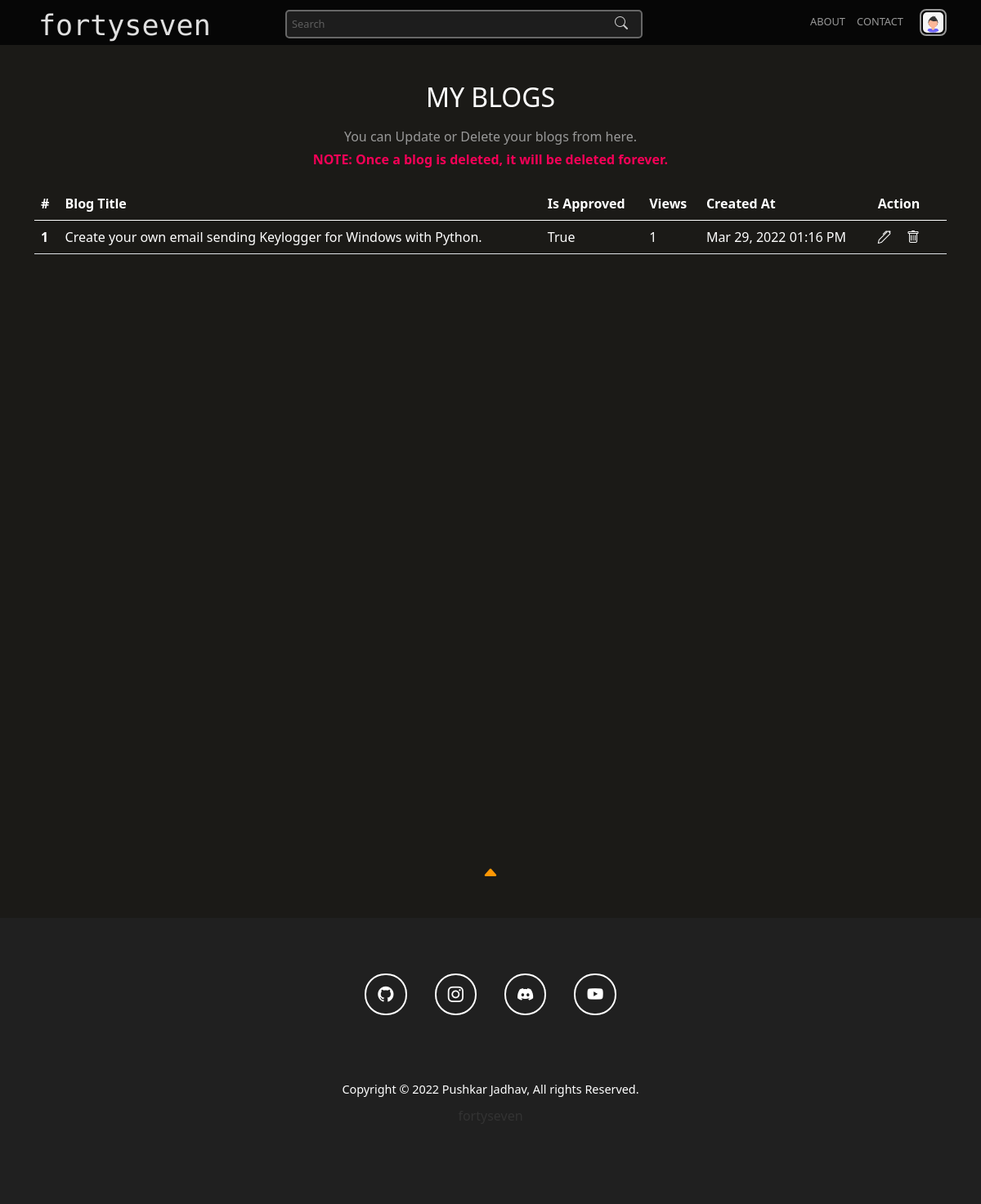
Page /myBlogs/ (signed in) on the committed database.
### blogs/models.py (models this page shows, shortened)
class Blog(models.Model):
    title = models.CharField(max_length=1000)
    gist = models.CharField(max_length=1000)
    content = FroalaField()
    slug = models.SlugField(max_length=1000, null=True, blank=True)
    image = models.ImageField(null=True, blank=True, upload_to='blogs')
    user = models.ForeignKey(User, blank=True , null=True , on_delete=models.CASCADE)
    created_at = models.DateTimeField(auto_now_add=True)
    upload_to = models.DateTimeField(auto_now=True)
    is_approved = models.BooleanField(default=False)
    approved_at = models.CharField(max_length=255, null=True, blank=True)
    approved_by = models.CharField(max_length=255, null=True, blank=True)
    views = models.ManyToManyField(ViewsModel, related_name="post_views", blank=True)
    def total_views(self):
        return self.views.count()

### blogs/views.py (the view)
# urls.py: path('myBlogs/', views.my_blogs, name='my-blogs'),
def my_blogs(request):
    context = {}
    if not (request.user.is_authenticated and request.user.is_staff):
        return redirect('/')
    else:
        try:
            blog_objs = Blog.objects.filter(user = request.user)
            context['blogs_obj'] = blog_objs
        except Exception as e:
            print(e)
        return render(request, 'my-blogs.html', context)

### template/my-blogs.html (shortened to what this page needs)
{% extends "base.html" %}
{% block start %}
{% load static %}
<div class="container my-blogs-container">
  <div class="row my-blogs-head-row">
    <div class="col-lg-12 my-blogs-head">
        <h1>MY BLOGS</h1>
        <h6>You can Update or Delete your blogs from here.</h6>
        <h6><strong>NOTE: Once a blog is deleted, it will be deleted forever.</strong></h6>
    </div>
  </div>
  <div class="row my-blogs-row">
    <div class="col-lg-12 actual-table">
      <table class="table">
        <thead>
          <tr>
            <th scope="col">#</th>
            <th scope="col">Blog Title</th>
            <th scope="col">Is Approved</th>
            <th scope="col">Views</th>
            <th scope="col">Created At</th>
            <th scope="col">Action</th>
          </tr>
        </thead>
        <tbody>
          {% for blog in blogs_obj %}
          <tr class="table-row">
            <th scope="row">{{forloop.counter}}</th>
            <td>{{blog.title}}</td>
            <td>{{blog.is_approved}}</td>
            <td>{{blog.total_views}}</td>
            <td>{{blog.created_at|date:"M d, Y"}} {{blog.created_at|time:"h:i A"}}</td>
            <td>
              <a href="{%  url 'blogs:blog-update' blog.pk %}"><i class="bi bi-pen hover-color"></i></a>
              <a href="{% url 'blogs:blog-delete' blog.id %}"><i class="bi bi-trash hover-color"></i></a>
            </td>
          </tr>
          {% endfor %}
        </tbody>
      </table>
    </div>
  </div>
</div>
{% endblock %}

### static/styles/blog-styles.css (style rules this page uses)
body, html { background-color: #1B1A17 !important; font-family: 'Roboto', sans-serif; }
html { scroll-behavior: smooth !important; }
.my-blogs-container th, td { z-index: 9; color: white; }
.my-blogs-head { margin-top: 80px; text-align: center; }
.my-blogs-head strong { color: #F50057; }
.my-blogs-head h1 { color: white; font-size: 2em; margin-top: 100px; margin-bottom: 20px; }
.my-blogs-head h6 { color: #999999; }
.my-blogs-row { position: relative; height: 100vh; }
.actual-table { position: absolute; top: 2%; }
.table a { color: white; margin-right: 15px; transition: all 0.3s ease-in-out; }
.my-blogs-container .table { position: relative; }

### rows in the picture
Blog: title "Create your own email sending Keylogger for Windows with Python.", is_approved "True", total_views "1", created_at "Mar 29, 2022", created_at "01:16 PM"
